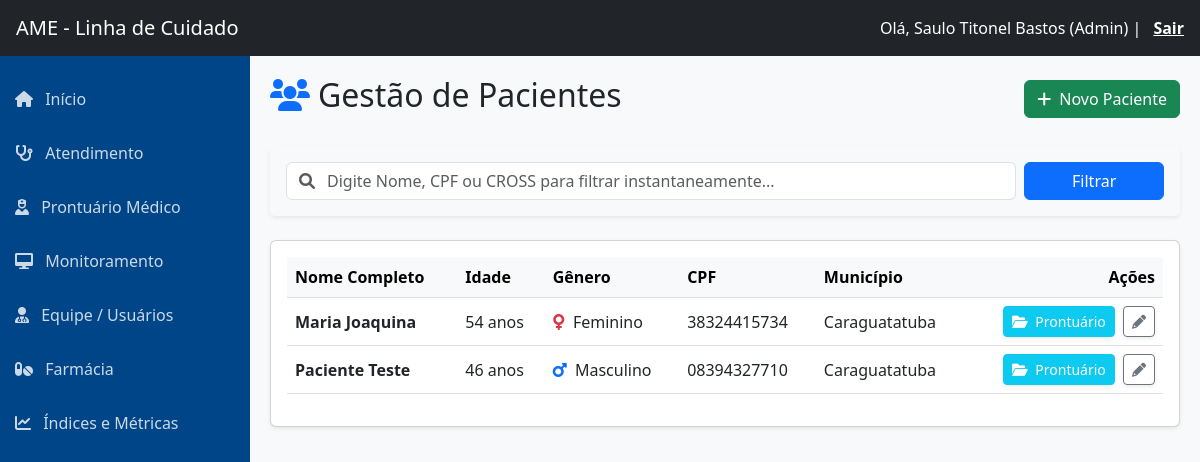
The app's page /pacientes/ (signed in) with its own data.
### core/models.py (models this page shows, shortened)
class Usuario(AbstractUser):
    mudar_senha = models.BooleanField(default=False, verbose_name="Forçar Troca de Senha")
    email_verificado = models.BooleanField(default=False, verbose_name="Email Verificado")
    TIPO_PROFISSIONAL_CHOICES = [
        ('MED', 'Médico'),
        ('ENF', 'Enfermeiro'),
        ('NUT', 'Nutricionista'),
        ('FAR', 'Farmacêutico'),
    ]
    TIPO_REGISTRO_CHOICES = [
        ('CRM', 'CRM'),
        ('COREN', 'COREN'),
        ('CRN', 'CRN'),
        ('CRF', 'CRF'),
    ]
    tipo_profissional = models.CharField(
        max_length=3,
        choices=TIPO_PROFISSIONAL_CHOICES,
        null=True,
        blank=True,
        verbose_name="Tipo Profissional"
    )
    tipo_registro = models.CharField(
        max_length=10,
        choices=TIPO_REGISTRO_CHOICES,
        null=True,
        blank=True,
        verbose_name="Conselho (Ex: CRM)"
    )
    registro_profissional = models.CharField(
        max_length=20,
        null=True,
        blank=True,
        verbose_name="Número do Conselho"
    )
    drt = models.CharField(
        max_length=20,
        null=True,
        blank=True,
        verbose_name="DRT / Matrícula"
    )
    USERNAME_FIELD = 'username'
    REQUIRED_FIELDS = ['email', 'first_name', 'last_name']

class Paciente(models.Model):
    SEXO_CHOICES = [('M', 'Masculino'), ('F', 'Feminino')]
    ETNIA_CHOICES = [
        ('Branca', 'Branca'), ('Parda', 'Parda'),
        ('Negra', 'Negra'), ('Indígena', 'Indígena')
    ]
    nome = models.CharField(max_length=100)
    cpf = models.CharField(max_length=14, unique=True)
    sexo = models.CharField(max_length=1, choices=SEXO_CHOICES)
    etnia = models.CharField(max_length=20, choices=ETNIA_CHOICES)
    data_nascimento = models.DateField()
    data_insercao = models.DateField(default=date.today)
    data_alta = models.DateField(null=True, blank=True)
    municipio = models.CharField(max_length=100, default='Caraguatatuba')
    telefone = models.CharField(max_length=20, blank=True)
    ativo = models.BooleanField(default=True)
    siresp = models.CharField(max_length=20, null=True, blank=True, verbose_name="Número CROSS / SIRESP")
    altura_ultima = models.DecimalField(max_digits=4, decimal_places=2, null=True, blank=True)
    @property
    def idade(self):
        if not self.data_nascimento: return 0
        hoje = date.today()
        return hoje.year - self.data_nascimento.year - (
                (hoje.month, hoje.day) < (self.data_nascimento.month, self.data_nascimento.day))

### core/decorators.py (the view)
    def wrapper_func(request, *args, **kwargs):
        allowed_roles = ['MED', 'ENF', 'NUT', 'FAR']
        if request.user.is_authenticated and (
                request.user.tipo_profissional in allowed_roles or request.user.is_superuser):
            return view_func(request, *args, **kwargs)
        else:
            messages.error(request, "Acesso restrito à Equipe de Profissionais de Saúde.")
            return redirect('index')

### core/views.py (called while the page is built)
@login_required
@health_team
def gestao_pacientes(request):
    termo = request.GET.get('busca')
    abrir_modal = request.GET.get('novo') == 'true'
    if termo:
        pacientes = Paciente.objects.filter(
            Q(nome__icontains=termo) |
            Q(cpf__icontains=termo) |
            Q(siresp__icontains=termo)
        ).order_by('nome')
    else:
        pacientes = Paciente.objects.all().order_by('nome')
    return render(request, 'pacientes.html', {
        'pacientes': pacientes,
        'abrir_modal': abrir_modal
    })

### core/templates/pacientes.html (shortened to what this page needs)
{% extends 'sidebar.html' %}
{% load static %}
{% block content %}
<div class="d-flex justify-content-between align-items-center mb-4">
    <h2><i class="fas fa-users text-primary me-2"></i>Gestão de Pacientes</h2>
    <button class="btn btn-success" onclick="abrirModalNovo()">
        <i class="fas fa-plus me-2"></i>Novo Paciente
    </button>
</div>
<div class="card shadow-sm mb-4 border-0">
    <div class="card-body bg-light rounded">
        <form method="GET" class="row g-2 align-items-center" id="searchForm">
            <div class="col-md-10">
                <div class="input-group">
                    <span class="input-group-text bg-white text-muted"><i class="fas fa-search"></i></span>
                    <input type="text" name="busca" id="inputBusca" class="form-control border-start-0 ps-0"
                           placeholder="Digite Nome, CPF ou CROSS para filtrar instantaneamente..."
                           value="{{ request.GET.busca|default:'' }}" autocomplete="off" autofocus>
                </div>
            </div>
            <div class="col-md-2">
                <button type="submit" class="btn btn-primary w-100">Filtrar</button>
            </div>
        </form>
    </div>
</div>
<div class="card shadow-sm">
    <div class="card-body">
        <div class="table-responsive">
            <table class="table table-hover align-middle">
                <thead class="table-light">
                    <tr>
                        <th>Nome Completo</th>
                        <th>Idade</th>
                        <th>Gênero</th>
                        <th>CPF</th>
                        <th>Município</th>
                        <th class="text-end">Ações</th>
                    </tr>
                </thead>
                <tbody id="tabelaPacientes">
                    {% for p in pacientes %}
                    <tr class="paciente-row" data-filter="{{ p.nome|lower }} {{ p.cpf }} {{ p.siresp|default:'' }}">
                        <td class="fw-bold">
                            <a href="{% url 'detalhe_paciente' p.id %}" class="text-decoration-none text-dark hover-link" title="Abrir Prontuário Completo">
                                {{ p.nome }}
                            </a>
                        </td>
                        <td>{{ p.idade }} anos</td>
                        <td>
                            {% if p.sexo == 'M' %}
                                <i class="fas fa-mars text-primary me-1"></i> Masculino
                            {% elif p.sexo == 'F' %}
                                <i class="fas fa-venus text-danger me-1"></i> Feminino
                            {% else %}
                                -
                            {% endif %}
                        </td>
                        <td>{{ p.cpf }}</td>
                        <td>{{ p.municipio }}</td>
                        <td class="text-end">
                            <a href="{% url 'detalhe_paciente' p.id %}" class="btn btn-sm btn-info text-white me-1 shadow-sm" title="Ver Prontuário Completo">
                                <i class="fas fa-folder-open me-1"></i> Prontuário
                            </a>
                            <button class="btn btn-sm btn-outline-secondary shadow-sm" onclick="editarPaciente({{ p.id }})" title="Editar Dados Cadastrais">
                                <i class="fas fa-pencil-alt"></i>
                            </button>
                        </td>
                    </tr>
                    {% empty %}
                    <tr id="no-results">
                        <td colspan="6" class="text-center text-muted py-4">Nenhum paciente encontrado.</td>
                    </tr>
                    {% endfor %}
                </tbody>
            </table>
        </div>
    </div>
</div>
{% endblock %}

### core/templates/sidebar.html (shortened to what this page needs)
{% load static %}
<!DOCTYPE html>
<html lang="pt-br">
<head>
    <link href="https://cdn.jsdelivr.net/npm/bootstrap@5.3.0/dist/css/bootstrap.min.css" rel="stylesheet">
    <link href="https://cdnjs.cloudflare.com/ajax/libs/font-awesome/6.0.0/css/all.min.css" rel="stylesheet">
</head>
<body>
    <nav class="navbar navbar-dark bg-dark px-3">
        <a class="navbar-brand" href="#">AME - Linha de Cuidado</a>
        <div class="text-white">
            Olá, {{ user.get_full_name|default:user.username }}
            {% if user.is_superuser %}(Admin){% endif %} |
            <a href="{% url 'logout' %}" class="text-white fw-bold ms-2" style="text-decoration: underline;">Sair</a>
        </div>
    </nav>
    <div class="wrapper">
        <nav class="sidebar">
            <ul class="list-unstyled mt-3">
                <li>
                    <a href="{% url 'index' %}">
                        <i class="fas fa-home me-2"></i> Início
                    </a>
                </li>
                {% if user.is_superuser or user.tipo_profissional == 'ENF' or user.tipo_profissional == 'NUT' or user.tipo_profissional == 'FAR' or user.tipo_profissional == 'MED' %}
                <li>
                    <a href="{% url 'atendimento_opcoes' %}">
                        <i class="fas fa-stethoscope me-2"></i> Atendimento
                    </a>
                </li>
                {% endif %}
                <li>
                    <a href="{% url 'atendimento_hub' %}">
                        <i class="fas fa-user-nurse me-2"></i> Prontuário Médico
                    </a>
                </li>
                {% if user.is_superuser or user.tipo_profissional == 'ENF' or user.tipo_profissional == 'NUT' or user.tipo_profissional == 'FAR' %}
                <li>
                    <a href="{% url 'monitoramento_lista' %}">
                        <i class="fas fa-desktop me-2"></i> Monitoramento
                    </a>
                </li>
                {% endif %}
                {% if user.is_superuser %}
                <li>
                    <a href="{% url 'gestao_usuarios' %}">
                        <i class="fas fa-user-md me-2"></i> Equipe / Usuários
                    </a>
                </li>
                <li>
                    <a href="{% url 'gestao_medicamentos' %}">
                        <i class="fas fa-pills me-2"></i> Farmácia
                    </a>
                </li>
                <li>
                    <a href="{% url 'indices' %}">
                        <i class="fas fa-chart-line me-2"></i> Índices e Métricas
                    </a>
                </li>
                {% endif %}
            </ul>
        </nav>
        <main class="content">
            {% block content %}
            {% endblock %}
        </main>
    </div>
</body>
</html>

### core/templates/sidebar.html (style rules this page uses)
body { min-height: 100vh; display: flex; flex-direction: column; }
.wrapper { display: flex; flex: 1; }
.sidebar { min-width: 250px; background-color: #004587; color: white; min-height: 100vh; }
.sidebar a { color: rgba(255,255,255,0.8); text-decoration: none; padding: 15px; display: block; }
.content { flex: 1; padding: 20px; background-color: #f8f9fa; }

### records on screen
Usuario: get_full_name "Saulo Titonel Bastos"
Paciente: nome "Maria Joaquina", idade "54", sexo "F" (drawn), cpf "38324415734", municipio "Caraguatatuba"
Paciente: nome "Paciente Teste", idade "46", sexo "M" (drawn), cpf "08394327710", municipio "Caraguatatuba"
